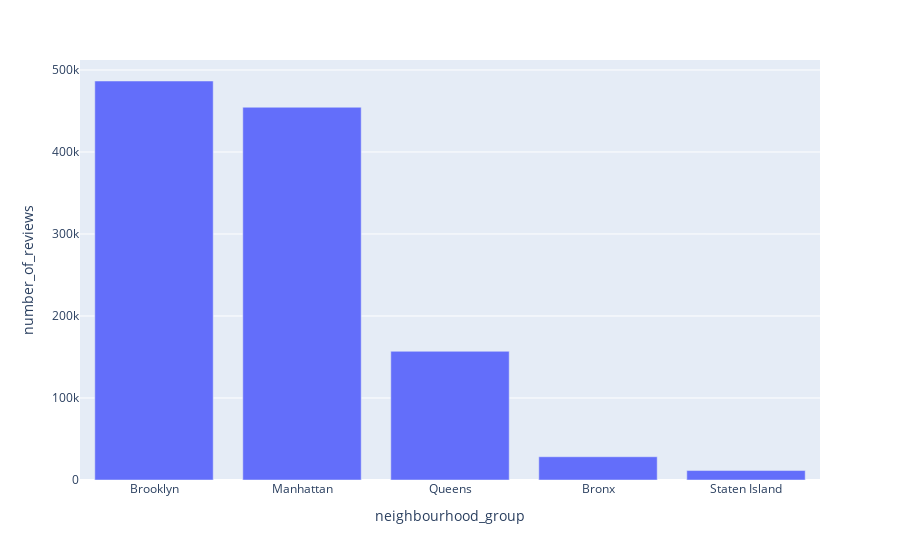

The code cell stored with this chart in its notebook:
### Markdown cell above
### Reviews per main district

### Code cell
# Sum of reviews in each main district
reviews_per_district = data.groupby('neighbourhood_group')['number_of_reviews'].sum().sort_values(ascending=False)

# Interactive barplot
px.bar(data_frame = reviews_per_district,y='number_of_reviews')

### Figure 1 — Plotly figure (JSON) as saved in the notebook; plotly's stock layout.template omitted (floating-point values rounded to 4 significant figures)
{"data": [{"alignmentgroup": "True", "hovertemplate": "neighbourhood_group=%{x}<br>number_of_reviews=%{y}<extra></extra>", "legendgroup": "", "marker": {"color": "#636efa", "pattern": {"shape": ""}}, "name": "", "offsetgroup": "", "orientation": "v", "showlegend": false, "textposition": "auto", "type": "bar", "x": ["Brooklyn", "Manhattan", "Queens", "Bronx", "Staten Island"], "xaxis": "x", "y": [486574, 454569, 156950, 28371, 11541], "yaxis": "y"}], "layout": {"autosize": true, "barmode": "relative", "legend": {"tracegroupgap": 0}, "margin": {"t": 60}, "xaxis": {"anchor": "y", "autorange": true, "domain": [0, 1], "range": [-0.5, 4.5], "title": {"text": "neighbourhood_group"}, "type": "category"}, "yaxis": {"anchor": "x", "autorange": true, "domain": [0, 1], "range": [0, 512200.0], "title": {"text": "number_of_reviews"}, "type": "linear"}}}
